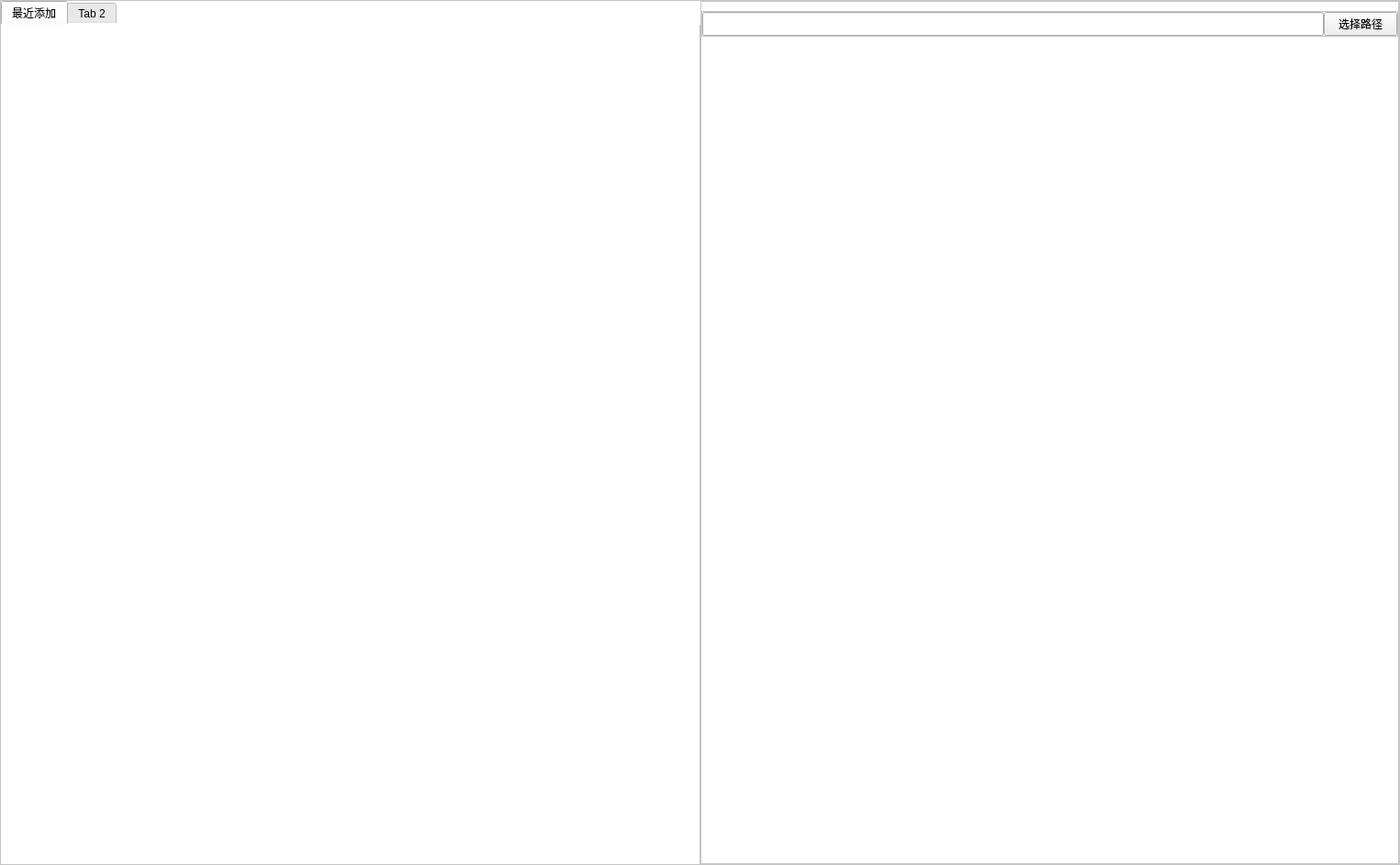
<?xml version="1.0" encoding="UTF-8"?>
<ui version="4.0">
 <class>DownloaderPage</class>
 <widget class="QWidget" name="DownloaderPage">
  <property name="geometry">
   <rect>
    <x>0</x>
    <y>0</y>
    <width>1525</width>
    <height>942</height>
   </rect>
  </property>
  <property name="windowTitle">
   <string>Form</string>
  </property>
  <property name="styleSheet">
   <string notr="true"/>
  </property>
  <layout class="QHBoxLayout" name="horizontalLayout">
   <property name="spacing">
    <number>0</number>
   </property>
   <property name="leftMargin">
    <number>0</number>
   </property>
   <property name="topMargin">
    <number>0</number>
   </property>
   <property name="rightMargin">
    <number>0</number>
   </property>
   <property name="bottomMargin">
    <number>0</number>
   </property>
   <item>
    <widget class="QFrame" name="frame_2">
     <property name="styleSheet">
      <string notr="true">QFrame {
    background-color: white;
}</string>
     </property>
     <property name="frameShape">
      <enum>QFrame::Shape::StyledPanel</enum>
     </property>
     <property name="frameShadow">
      <enum>QFrame::Shadow::Raised</enum>
     </property>
     <layout class="QHBoxLayout" name="horizontalLayout_3">
      <property name="spacing">
       <number>0</number>
      </property>
      <property name="leftMargin">
       <number>0</number>
      </property>
      <property name="topMargin">
       <number>0</number>
      </property>
      <property name="rightMargin">
       <number>0</number>
      </property>
      <property name="bottomMargin">
       <number>0</number>
      </property>
      <item>
       <widget class="QTabWidget" name="tabWidget">
        <property name="sizePolicy">
         <sizepolicy hsizetype="Expanding" vsizetype="Expanding">
          <horstretch>1</horstretch>
          <verstretch>0</verstretch>
         </sizepolicy>
        </property>
        <property name="styleSheet">
         <string notr="true">QTabWidget::pane {
    border-right: 1px solid #c0c0c0;
}</string>
        </property>
        <property name="currentIndex">
         <number>0</number>
        </property>
        <widget class="QWidget" name="tab">
         <property name="styleSheet">
          <string notr="true">border:none;
background-color: white;</string>
         </property>
         <attribute name="title">
          <string>最近添加</string>
         </attribute>
         <layout class="QVBoxLayout" name="verticalLayout">
          <property name="spacing">
           <number>0</number>
          </property>
          <property name="leftMargin">
           <number>0</number>
          </property>
          <property name="topMargin">
           <number>0</number>
          </property>
          <property name="rightMargin">
           <number>0</number>
          </property>
          <property name="bottomMargin">
           <number>0</number>
          </property>
          <item>
           <widget class="QScrollArea" name="scrollArea">
            <property name="styleSheet">
             <string notr="true"/>
            </property>
            <property name="widgetResizable">
             <bool>true</bool>
            </property>
            <widget class="QWidget" name="scrollAreaWidgetContents">
             <property name="geometry">
              <rect>
               <x>0</x>
               <y>0</y>
               <width>761</width>
               <height>917</height>
              </rect>
             </property>
             <layout class="QVBoxLayout" name="verticalLayout_2"/>
            </widget>
           </widget>
          </item>
         </layout>
        </widget>
        <widget class="QWidget" name="tab_2">
         <attribute name="title">
          <string>Tab 2</string>
         </attribute>
        </widget>
       </widget>
      </item>
      <item>
       <widget class="QFrame" name="frame_3">
        <property name="sizePolicy">
         <sizepolicy hsizetype="Preferred" vsizetype="Preferred">
          <horstretch>1</horstretch>
          <verstretch>0</verstretch>
         </sizepolicy>
        </property>
        <property name="frameShape">
         <enum>QFrame::Shape::StyledPanel</enum>
        </property>
        <property name="frameShadow">
         <enum>QFrame::Shadow::Raised</enum>
        </property>
        <layout class="QVBoxLayout" name="verticalLayout_3">
         <property name="spacing">
          <number>0</number>
         </property>
         <property name="leftMargin">
          <number>0</number>
         </property>
         <property name="topMargin">
          <number>10</number>
         </property>
         <property name="rightMargin">
          <number>0</number>
         </property>
         <property name="bottomMargin">
          <number>0</number>
         </property>
         <item>
          <widget class="QFrame" name="frame">
           <property name="frameShape">
            <enum>QFrame::Shape::StyledPanel</enum>
           </property>
           <property name="frameShadow">
            <enum>QFrame::Shadow::Raised</enum>
           </property>
           <layout class="QHBoxLayout" name="horizontalLayout_2">
            <property name="spacing">
             <number>0</number>
            </property>
            <property name="leftMargin">
             <number>0</number>
            </property>
            <property name="topMargin">
             <number>0</number>
            </property>
            <property name="rightMargin">
             <number>0</number>
            </property>
            <property name="bottomMargin">
             <number>0</number>
            </property>
            <item>
             <widget class="QLineEdit" name="lineEdit">
              <property name="font">
               <font>
                <family>微软雅黑</family>
                <pointsize>10</pointsize>
               </font>
              </property>
              <property name="contextMenuPolicy">
               <enum>Qt::ContextMenuPolicy::NoContextMenu</enum>
              </property>
              <property name="text">
               <string/>
              </property>
              <property name="readOnly">
               <bool>true</bool>
              </property>
             </widget>
            </item>
            <item>
             <widget class="QPushButton" name="pushButton">
              <property name="text">
               <string>选择路径</string>
              </property>
             </widget>
            </item>
           </layout>
          </widget>
         </item>
         <item>
          <widget class="QScrollArea" name="scrollArea_2">
           <property name="sizePolicy">
            <sizepolicy hsizetype="Expanding" vsizetype="Expanding">
             <horstretch>1</horstretch>
             <verstretch>0</verstretch>
            </sizepolicy>
           </property>
           <property name="styleSheet">
            <string notr="true">border:none;</string>
           </property>
           <property name="widgetResizable">
            <bool>true</bool>
           </property>
           <widget class="QWidget" name="scrollAreaWidgetContents_3">
            <property name="geometry">
             <rect>
              <x>0</x>
              <y>0</y>
              <width>759</width>
              <height>903</height>
             </rect>
            </property>
            <layout class="QVBoxLayout" name="verticalLayout_4"/>
           </widget>
          </widget>
         </item>
        </layout>
       </widget>
      </item>
     </layout>
    </widget>
   </item>
  </layout>
 </widget>
 <resources/>
 <connections/>
</ui>
